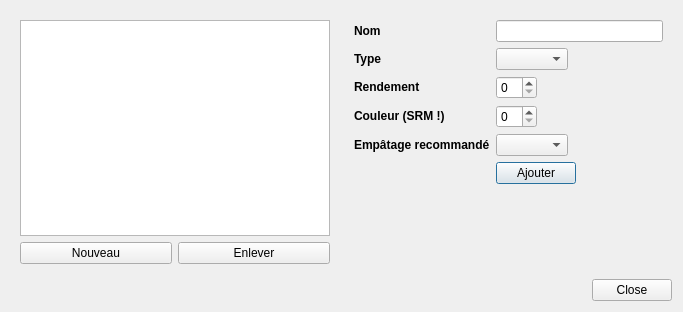
<?xml version="1.0" encoding="UTF-8"?>
<ui version="4.0">
 <class>Dialog</class>
 <widget class="QDialog" name="Dialog">
  <property name="geometry">
   <rect>
    <x>0</x>
    <y>0</y>
    <width>683</width>
    <height>312</height>
   </rect>
  </property>
  <property name="windowTitle">
   <string>Editeur</string>
  </property>
  <layout class="QGridLayout" name="gridLayout">
   <item row="0" column="1">
    <widget class="QWidget" name="widget" native="true">
     <layout class="QFormLayout" name="formLayout">
      <property name="fieldGrowthPolicy">
       <enum>QFormLayout::ExpandingFieldsGrow</enum>
      </property>
      <item row="0" column="0">
       <widget class="QLabel" name="label">
        <property name="text">
         <string>&lt;!DOCTYPE HTML PUBLIC &quot;-//W3C//DTD HTML 4.0//EN&quot; &quot;http://www.w3.org/TR/REC-html40/strict.dtd&quot;&gt;
&lt;html&gt;&lt;head&gt;&lt;meta name=&quot;qrichtext&quot; content=&quot;1&quot; /&gt;&lt;style type=&quot;text/css&quot;&gt;
p, li { white-space: pre-wrap; }
&lt;/style&gt;&lt;/head&gt;&lt;body style=&quot; font-family:'Droid Sans'; font-size:9pt; font-weight:400; font-style:normal;&quot;&gt;
&lt;p style=&quot; margin-top:0px; margin-bottom:0px; margin-left:0px; margin-right:0px; -qt-block-indent:0; text-indent:0px;&quot;&gt;&lt;span style=&quot; font-weight:600;&quot;&gt;Nom&lt;/span&gt;&lt;/p&gt;&lt;/body&gt;&lt;/html&gt;</string>
        </property>
       </widget>
      </item>
      <item row="0" column="1">
       <widget class="QLineEdit" name="lineEditNom"/>
      </item>
      <item row="4" column="0">
       <widget class="QLabel" name="label_2">
        <property name="text">
         <string>&lt;!DOCTYPE HTML PUBLIC &quot;-//W3C//DTD HTML 4.0//EN&quot; &quot;http://www.w3.org/TR/REC-html40/strict.dtd&quot;&gt;
&lt;html&gt;&lt;head&gt;&lt;meta name=&quot;qrichtext&quot; content=&quot;1&quot; /&gt;&lt;style type=&quot;text/css&quot;&gt;
p, li { white-space: pre-wrap; }
&lt;/style&gt;&lt;/head&gt;&lt;body style=&quot; font-family:'Droid Sans'; font-size:9pt; font-weight:400; font-style:normal;&quot;&gt;
&lt;p style=&quot; margin-top:0px; margin-bottom:0px; margin-left:0px; margin-right:0px; -qt-block-indent:0; text-indent:0px;&quot;&gt;&lt;span style=&quot; font-weight:600;&quot;&gt;Type&lt;/span&gt;&lt;/p&gt;&lt;/body&gt;&lt;/html&gt;</string>
        </property>
       </widget>
      </item>
      <item row="4" column="1">
       <widget class="QComboBox" name="comboBoxType"/>
      </item>
      <item row="5" column="0">
       <widget class="QLabel" name="label_3">
        <property name="text">
         <string>&lt;!DOCTYPE HTML PUBLIC &quot;-//W3C//DTD HTML 4.0//EN&quot; &quot;http://www.w3.org/TR/REC-html40/strict.dtd&quot;&gt;
&lt;html&gt;&lt;head&gt;&lt;meta name=&quot;qrichtext&quot; content=&quot;1&quot; /&gt;&lt;style type=&quot;text/css&quot;&gt;
p, li { white-space: pre-wrap; }
&lt;/style&gt;&lt;/head&gt;&lt;body style=&quot; font-family:'Droid Sans'; font-size:9pt; font-weight:400; font-style:normal;&quot;&gt;
&lt;p style=&quot; margin-top:0px; margin-bottom:0px; margin-left:0px; margin-right:0px; -qt-block-indent:0; text-indent:0px;&quot;&gt;&lt;span style=&quot; font-weight:600;&quot;&gt;Rendement&lt;/span&gt;&lt;/p&gt;&lt;/body&gt;&lt;/html&gt;</string>
        </property>
       </widget>
      </item>
      <item row="5" column="1">
       <widget class="QSpinBox" name="spinBoxRendmt"/>
      </item>
      <item row="6" column="0">
       <widget class="QLabel" name="label_4">
        <property name="text">
         <string>&lt;!DOCTYPE HTML PUBLIC &quot;-//W3C//DTD HTML 4.0//EN&quot; &quot;http://www.w3.org/TR/REC-html40/strict.dtd&quot;&gt;
&lt;html&gt;&lt;head&gt;&lt;meta name=&quot;qrichtext&quot; content=&quot;1&quot; /&gt;&lt;style type=&quot;text/css&quot;&gt;
p, li { white-space: pre-wrap; }
&lt;/style&gt;&lt;/head&gt;&lt;body style=&quot; font-family:'Ubuntu'; font-size:9pt; font-weight:400; font-style:normal;&quot;&gt;
&lt;p style=&quot; margin-top:0px; margin-bottom:0px; margin-left:0px; margin-right:0px; -qt-block-indent:0; text-indent:0px;&quot;&gt;&lt;span style=&quot; font-family:'Droid Sans'; font-weight:600;&quot;&gt;Couleur (SRM !)&lt;/span&gt;&lt;/p&gt;&lt;/body&gt;&lt;/html&gt;</string>
        </property>
       </widget>
      </item>
      <item row="6" column="1">
       <widget class="QSpinBox" name="spinBoxCouleur"/>
      </item>
      <item row="7" column="0">
       <widget class="QLabel" name="label_6">
        <property name="text">
         <string>&lt;!DOCTYPE HTML PUBLIC &quot;-//W3C//DTD HTML 4.0//EN&quot; &quot;http://www.w3.org/TR/REC-html40/strict.dtd&quot;&gt;
&lt;html&gt;&lt;head&gt;&lt;meta name=&quot;qrichtext&quot; content=&quot;1&quot; /&gt;&lt;style type=&quot;text/css&quot;&gt;
p, li { white-space: pre-wrap; }
&lt;/style&gt;&lt;/head&gt;&lt;body style=&quot; font-family:'Droid Sans'; font-size:9pt; font-weight:400; font-style:normal;&quot;&gt;
&lt;p style=&quot; margin-top:0px; margin-bottom:0px; margin-left:0px; margin-right:0px; -qt-block-indent:0; text-indent:0px;&quot;&gt;&lt;span style=&quot; font-weight:600;&quot;&gt;Empâtage recommandé&lt;/span&gt;&lt;/p&gt;&lt;/body&gt;&lt;/html&gt;</string>
        </property>
       </widget>
      </item>
      <item row="7" column="1">
       <widget class="QComboBox" name="comboBoxReco"/>
      </item>
      <item row="8" column="1">
       <widget class="QPushButton" name="pushButtonAjouter">
        <property name="text">
         <string>Ajouter</string>
        </property>
       </widget>
      </item>
     </layout>
    </widget>
   </item>
   <item row="0" column="0">
    <widget class="QWidget" name="widget_2" native="true">
     <layout class="QGridLayout" name="gridLayout_2">
      <item row="0" column="0">
       <widget class="QListWidget" name="listWidgetGrains"/>
      </item>
      <item row="1" column="0">
       <layout class="QHBoxLayout" name="horizontalLayout">
        <item>
         <widget class="QPushButton" name="pushButtonNouveau">
          <property name="text">
           <string>Nouveau</string>
          </property>
         </widget>
        </item>
        <item>
         <widget class="QPushButton" name="pushButtonEnlever">
          <property name="text">
           <string>Enlever</string>
          </property>
         </widget>
        </item>
       </layout>
      </item>
     </layout>
    </widget>
   </item>
   <item row="2" column="1">
    <widget class="QDialogButtonBox" name="buttonBox">
     <property name="orientation">
      <enum>Qt::Horizontal</enum>
     </property>
     <property name="standardButtons">
      <set>QDialogButtonBox::Close</set>
     </property>
    </widget>
   </item>
  </layout>
 </widget>
 <resources/>
 <connections>
  <connection>
   <sender>buttonBox</sender>
   <signal>accepted()</signal>
   <receiver>Dialog</receiver>
   <slot>accept()</slot>
   <hints>
    <hint type="sourcelabel">
     <x>604</x>
     <y>484</y>
    </hint>
    <hint type="destinationlabel">
     <x>157</x>
     <y>274</y>
    </hint>
   </hints>
  </connection>
  <connection>
   <sender>buttonBox</sender>
   <signal>rejected()</signal>
   <receiver>Dialog</receiver>
   <slot>reject()</slot>
   <hints>
    <hint type="sourcelabel">
     <x>395</x>
     <y>484</y>
    </hint>
    <hint type="destinationlabel">
     <x>286</x>
     <y>274</y>
    </hint>
   </hints>
  </connection>
 </connections>
</ui>
